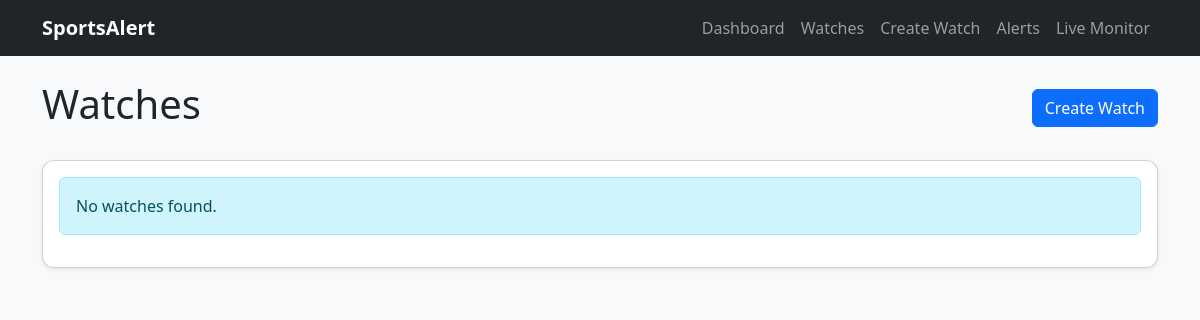
The app's page /watches/, older data.
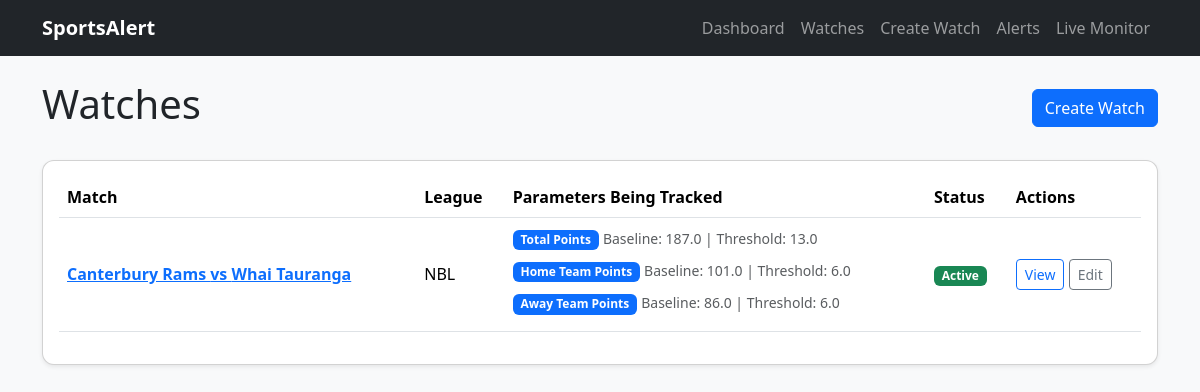
The same page, newer data.
### monitoring/models.py (models this page shows, shortened)
class Watch(models.Model):
    SPORT_CHOICES = (
        ('basketball', 'Basketball'),
        ('football', 'Football'),
    )
    sport = models.CharField(
        max_length=20,
        choices=SPORT_CHOICES
    )
    match_id = models.CharField(
        max_length=100
    )
    home_team = models.CharField(
        max_length=100,
        blank=True
    )
    away_team = models.CharField(
        max_length=100,
        blank=True
    )
    league = models.CharField(
        max_length=100,
        blank=True
    )
    active = models.BooleanField(
        default=True
    )
    monitoring_start = models.DateTimeField(
        null=True,
        blank=True,
        help_text="Time monitoring should begin"
    )
    monitoring_started = models.BooleanField(
        default=False
    )
    monitoring_finished = models.BooleanField(
        default=False
    )
    game_status = models.CharField(
        max_length=20,
        blank=True,
        default=""
    )
    last_polled = models.DateTimeField(
        null=True,
        blank=True
    )
    total_game_minutes = models.IntegerField(
        default=40
    )
    created_at = models.DateTimeField(
        auto_now_add=True
    )

class WatchParameter(models.Model):
    PARAMETER_CHOICES = (
        ('total_points', 'Total Points'),
        ('home_points', 'Home Team Points'),
        ('away_points', 'Away Team Points'),
        ('three_points_made', '3PT Made'),
        ('three_points_attempted', '3PT Attempted'),
        ('two_points_made', '2PT Made'),
        ('two_points_attempted', '2PT Attempted'),
    )
    watch = models.ForeignKey(
        Watch,
        on_delete=models.CASCADE,
        related_name="parameters"
    )
    parameter = models.CharField(
        max_length=50,
        choices=PARAMETER_CHOICES
    )
    baseline = models.FloatField()
    threshold = models.FloatField()
    created_at = models.DateTimeField(
        auto_now_add=True
    )
    class Meta:
        unique_together = (
            "watch",
            "parameter",
        )

### monitoring/views.py (the view)
class WatchListView(ListView):
    model = Watch
    template_name = "monitoring/watch_list.html"
    context_object_name = "watches"
    ordering = ["-created_at"]

### monitoring/templates/monitoring/watch_list.html
{% extends "monitoring/base.html" %}
{% block content %}
<div class="d-flex justify-content-between align-items-center mb-4">
    <h1>Watches</h1>
    <a href="{% url 'watch-create' %}"
       class="btn btn-primary">
        Create Watch
    </a>
</div>
<div class="card shadow-sm">
    <div class="card-body">
        {% if watches %}
            <table class="table table-hover align-middle">
                <thead>
                    <tr>
                        <th>Match</th>
                        <th>League</th>
                        <th>Parameters Being Tracked</th>
                        <th>Status</th>
                        <th>Actions</th>
                    </tr>
                </thead>
                <tbody>
                    {% for watch in watches %}
                    <tr>
                        <td>
                            <a href="{% url 'watch-detail' watch.pk %}">
                                <strong>
                                    {{ watch.home_team }}
                                    vs
                                    {{ watch.away_team }}
                                </strong>
                            </a>
                        </td>
                        <td>
                            {{ watch.league }}
                        </td>
                        <td>
                            {% for parameter in watch.parameters.all %}
                                <div class="mb-2">
                                    <span class="badge bg-primary">
                                        {{ parameter.get_parameter_display }}
                                    </span>
                                    <small class="text-muted">
                                        Baseline:
                                        {{ parameter.baseline }}
                                        |
                                        Threshold:
                                        {{ parameter.threshold }}
                                    </small>
                                </div>
                            {% empty %}
                                <span class="text-muted">
                                    No parameters configured
                                </span>
                            {% endfor %}
                        </td>
                        <td>
                            {% if watch.active %}
                                <span class="badge bg-success">
                                    Active
                                </span>
                            {% else %}
                                <span class="badge bg-danger">
                                    Inactive
                                </span>
                            {% endif %}
                        </td>
                        <td>
                            <a href="{% url 'watch-detail' watch.pk %}"
                               class="btn btn-sm btn-outline-primary">
                                View
                            </a>
                            <a href="{% url 'watch-update' watch.pk %}"
                               class="btn btn-sm btn-outline-secondary">
                                Edit
                            </a>
                        </td>
                    </tr>
                    {% endfor %}
                </tbody>
            </table>
        {% else %}
            <div class="alert alert-info">
                No watches found.
            </div>
        {% endif %}
    </div>
</div>
{% endblock %}

Row changes from the older to the newer data that the page shows:
added Watch: home_team "Canterbury Rams", away_team "Whai Tauranga", league "NBL", active "Active"
added WatchParameter: parameter "Total Points", baseline "187.0", threshold "13.0"
added WatchParameter: parameter "Home Team Points", baseline "101.0", threshold "6.0"
added WatchParameter: parameter "Away Team Points", baseline "86.0", threshold "6.0"
Text that changed along with them:
text no longer shown: "No watches found."
text now shown: "Match League Parameters Being Tracked Status Actions"
